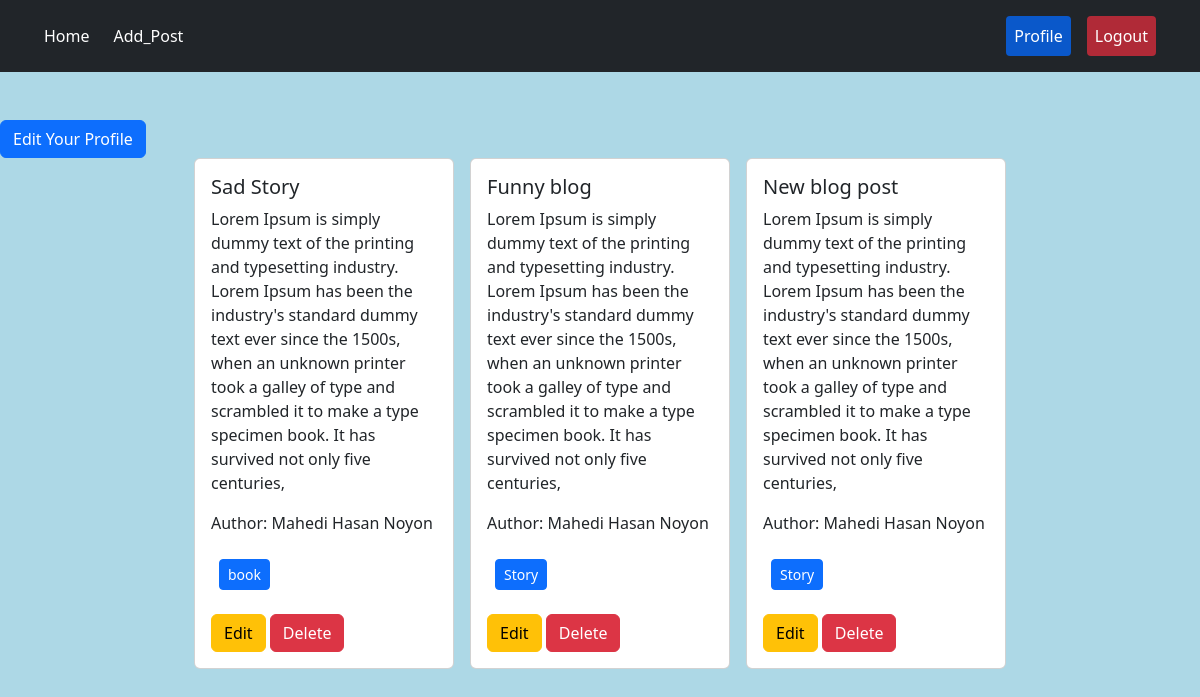
The page /author/profile/ (signed in) on the database its author committed.
### posts/models.py (models this page shows, shortened)
class Post(models.Model):
    title=models.CharField(max_length=50)
    content=models.TextField()
    category=models.ManyToManyField(Category) # ekta post many categories er hote pare abar onek category r ekta post hote pare
    author=models.ForeignKey(User,on_delete=models.CASCADE)

### categories/models.py (models this page shows, shortened)
class Category(models.Model):
    Category_name=models.CharField(max_length=50)
    slug=models.SlugField(max_length=100,unique=True,null=True,blank=True)

### author/views.py (the view)
# urls.py: path('profile/',views.profile,name='profile'),
@login_required
def profile(request):
    data=Post.objects.filter(author=request.user)
    return render(request,'profile.html',{'form':data})

### author/templates/profile.html
{% extends "base.html" %}
{% load crispy_forms_tags %}
{% block content %}
 <a class='btn btn-primary' href="{% url "editprofile" %}">Edit Your Profile</a>
 <div class="d-flex flex-wrap justify-content-center px-5">
    {% for post in form %}
    <div class="col-sm-3 mb-3 mb-sm-0">
       <div class="card mx-2">
         <div class="card-body">
           <h5 class="card-title">{{post.title}}</h5>
           <p class="card-text">{{post.content}}</p>
           <p>Author: {{post.author.first_name}} {{post.author.last_name}}</p>
           <p>
           {% for cat in post.category.all %}
           <button class="btn btn-primary btn-sm m-2">{{cat.Category_name}}</button>
           {% endfor %}
           </p>
           <a href="{% url "edit_post" post.id %}" class="btn btn-warning">Edit</a>
           <a href="{% url "delete_post" post.id %}" class="btn btn-danger">Delete</a>
         </div>
       </div>
     </div>
    {% endfor %}
 </div>
{% endblock %}

### rows shown on the page
Post: title "Sad Story", content "Lorem Ipsum is simply dummy text of the printing and typesetting industry. Lorem Ipsum has been the industry's standard dummy text ever since the 1500s, when an unknown printer took a galley of type and scrambled it to make a type specimen book. It has survived not only five centuries,", author.first_name "Mahedi Hasan", author.last_name "Noyon"
Category: Category_name "book"
Post: title "Funny blog", content "Lorem Ipsum is simply dummy text of the printing and typesetting industry. Lorem Ipsum has been the industry's standard dummy text ever since the 1500s, when an unknown printer took a galley of type and scrambled it to make a type specimen book. It has survived not only five centuries,", author.first_name "Mahedi Hasan", author.last_name "Noyon"
Category: Category_name "Story"
Post: title "New blog post", content "Lorem Ipsum is simply dummy text of the printing and typesetting industry. Lorem Ipsum has been the industry's standard dummy text ever since the 1500s, when an unknown printer took a galley of type and scrambled it to make a type specimen book. It has survived not only five centuries,", author.first_name "Mahedi Hasan", author.last_name "Noyon"
